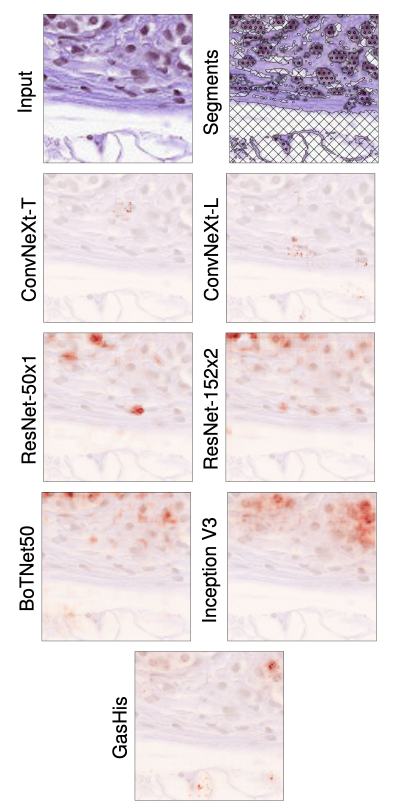
#> input picture imgs/LRP_models.png, 792 x 1622 px (shown at 1/2 size)
$ python gen_custom_mag.py ../imgs out
#> lines starting #> are read from the running program, lines starting #| are printed output that depends on the picture
from argparse import ArgumentParser
import os
import numpy as np
import cv2
import sys
from tqdm import tqdm
FILE_DIR = os.path.dirname(os.path.abspath(__file__))


def calc_patch_shape(h_orig, w_orig, mag_orig, mag_new):
    scale_factor = 1 / np.sqrt(mag_new / mag_orig)
    return int(h_orig * scale_factor), int(w_orig * scale_factor)


def extract_patches(img, mag_orig, mag_new, convention='shift'):
    H = img.shape[0]
    W = img.shape[1]
    patch_shape = calc_patch_shape(H, W, mag_orig, mag_new)
    offset_h = 0
    offset_w = 0
    patches = []
    w_done = False
    h_done = False
    while not (w_done and h_done):
        # resetting column position
        w_done = False
        offset_w = 0
        # column-wise extraction of all patches from a row
        while not w_done:
            # dealing with imperfect fits when sliding the patch window
            if offset_h+patch_shape[0] > H or offset_w+patch_shape[1] > W:
                # moving to next row after width overflow
                if offset_w+patch_shape[1] > W:
                    w_done = True
                # applying the convention
                if convention == 'drop':
                    w_done = True
                    break
                elif convention == 'shift':
                    if offset_h + patch_shape[0] > H:
                        h_start, h_max = H - patch_shape[0], H
                    else:
                        h_start, h_max = offset_h, offset_h + patch_shape[0]
                    if offset_w + patch_shape[1] > W:
                        w_start, w_max = W - patch_shape[1], W
                    else:
                        w_start, w_max = offset_w, offset_w + patch_shape[1]
                    patches.append(img[h_start:h_max, w_start:w_max])
                elif convention == 'pad':
                    padded = np.zeros(patch_shape.shape)
                    extracted = img[offset_h : min(H, offset_h+patch_shape[0]), offset_w : min(W, img.shape[1])]
                    padded[:extracted.shape[0], :extracted.shape[1]] = extracted
                    patches.append(padded)
                elif convention == 'stretch':
                    patches.append(np.resize(
                        img[offset_h : min(H, offset_h+patch_shape[0]), offset_w : min(W, offset_w+patch_shape[1])],
                        patch_shape
                    ))
                else:
                    raise NotImplementedError(f'unknown overflow convention {convention}')
            # patch fits neatly
            else:
                patches.append(img[offset_h : offset_h+patch_shape[0], offset_w : offset_w+patch_shape[1]])
            # moving to the new column
            offset_w += patch_shape[1]
        if offset_h > H:
            h_done = True
            break
        # moving to the next row
        offset_h += patch_shape[0]
    return patches


def search(root, suffixes=['.png', '.tif', '.jpg', '.bmp']):
#> called with root = '../imgs'
    if not os.path.isdir(root):
        raise ValueError(f'{root} is not a directory')
    if not root.endswith('/'):
        root += '/'
    files = []
    for r, _, fs in os.walk(root):
        for f in fs:
            if any([f.endswith(sfx) for sfx in suffixes]):
                files.append(os.path.join(r, f))
    return files, [f.split(root)[1] for f in files]


def f_name_extend(f_name, extension, suffix='.png'):
    return f_name.split('.')[0] + extension + suffix


def arg_parser():
    ap = ArgumentParser()
    ap.add_argument('img_dir', help='directory with images to extract patches from', type=str)
    ap.add_argument('out_dir', help='directory to store patches in', type=str)
    ap.add_argument('--old-mag', default=40, type=int, help='magnification of images')
    ap.add_argument('--new-mag', default=400, type=int, help='new magnification of patches')
    ap.add_argument('--convention', default='drop', type=str,
                    help='convention when dealing with overflow {drop, shift, pard, stretch}')
    return ap


if __name__ == '__main__':
    args = arg_parser().parse_args()
    # sanity
    if not os.path.isdir(args.out_dir):
        os.makedirs(args.out_dir)
    assert args.old_mag < args.new_mag, "New magnification has to be larger than that of the images"
    # searching for images
    img_paths, rel_paths = search(args.img_dir)
    # generating patches
    img_patches = []
    img_patch_names = []
    print('extracting patches')
    for img_p, rel_p in tqdm(list(zip(img_paths, rel_paths))):
        img = cv2.imread(img_p)
#> img is the input picture: shape (1622, 792, 3); mean B, G, R 228.6, 224.4, 233
        extracted = extract_patches(img, args.old_mag, args.new_mag, convention=args.convention)
#> after the loop in extract_patches, `while not (w_done and h_done):`: offset_h = 2048; patches = 9 items
#> extracted = 9 items
        img_patches += extracted
#> img_patches = 9 items
        img_patch_names += [os.path.join(args.out_dir, f_name_extend(rel_p, f'_patch_{i}'))
                            for i in range(len(extracted))]
    # writing patches
    print(f'writing patch images to {args.out_dir}')
    for patch, f_name in tqdm(list(zip(img_patches, img_patch_names))):
        cv2.imwrite(f_name, patch)
#> this loop made 27 passes
#> f_name on passes 1 to 12: 'out/LRP_models_patch_0.png', 'out/LRP_models_patch_1.png', 'out/LRP_models_patch_2.png', 'out/LRP_models_patch_3.png', 'out/LRP_models_patch_4.png', 'out/LRP_models_patch_5.png', 'out/LRP_models_patch_6.png', 'out/LRP_models_patch_7.png', 'out/LRP_models_patch_8.png', 'out/GFLROPS_Acc_patch_0.png', 'out/GFLROPS_Acc_patch_1.png', 'out/GFLROPS_Acc_patch_2.png'
#> pass 1, `cv2.imwrite(f_name, patch)`:
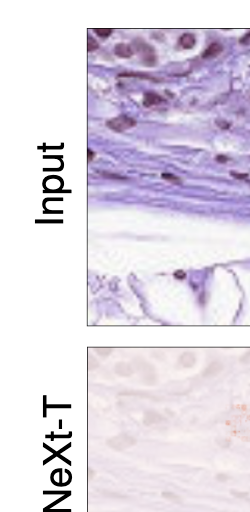
#> saved as LRP_models_patch_0.png: shape (512, 250, 3); mean B, G, R 229.9, 217.7, 225.2
#> pass 2, `cv2.imwrite(f_name, patch)`:
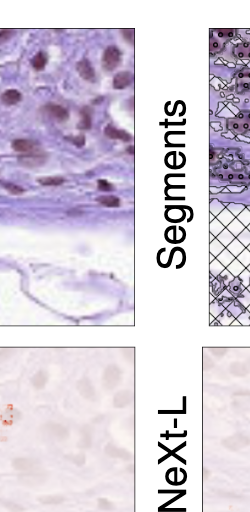
#> saved as LRP_models_patch_1.png: shape (512, 250, 3); mean B, G, R 220.1, 206.7, 215.4
